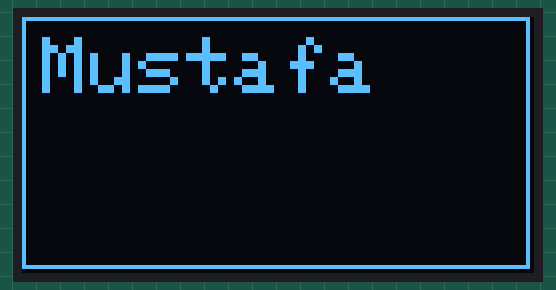
This sketch was run on a simulated Arduino Uno, built with avr-gcc and run on an emulated ATmega328P. Parts: 128×64 one-colour display.

Above: at 0.1 s.
At 2.1 s:
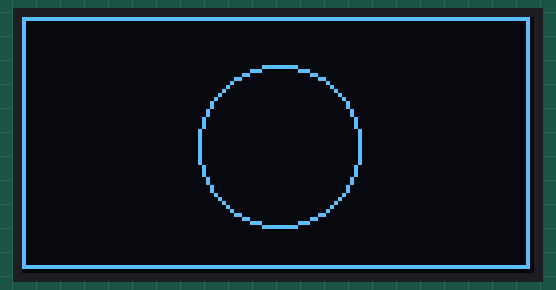
At 4.2 s:
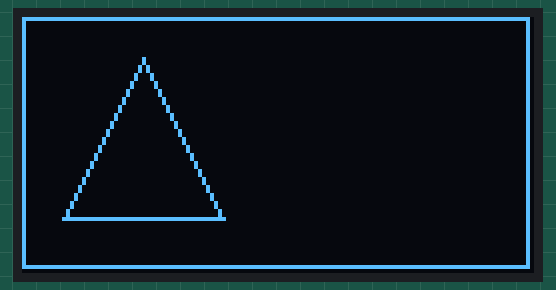
At 6.2 s:
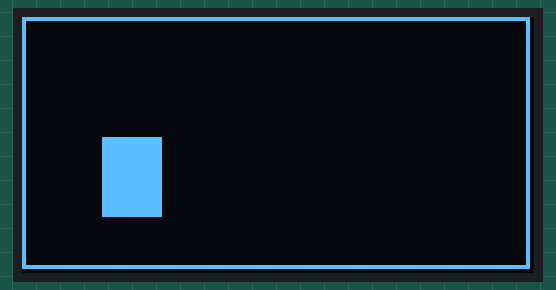

Measured:
- by itself, everything shown: repeats every 8.1 s, in 4 steps
- what the display in image 1 shows lasts 2.0 s, from 2.1 s to 4.1 s

The sketch:

oled_ekran_kodlari.ino
```cpp
#include <Adafruit_GFX.h>
#include <Adafruit_SSD1306.h>
#include <Wire.h>

#define SCREEN_WIDTH 128
#define SCREEN_HEIGHT 64

#define OLED_RESET -1

Adafruit_SSD1306 display(SCREEN_WIDTH, SCREEN_HEIGHT, &Wire, OLED_RESET);

void setup () {
  Serial.begin(9600);
     if(!display.begin(SSD1306_SWITCHCAPVCC, 0x3C)) {
      Serial.println("Screen not found");
       for(;;);
     }
}

void loop () {
  display.clearDisplay();
     display.drawRect(0,0,127,63,WHITE);
   display.setTextSize(2);
    display.setTextColor(WHITE);
     display.setCursor(5,5);
      display.println("Mustafa");
        display.display();
          delay(2000);

  display.clearDisplay();
  display.drawRect(0,0,127,63,WHITE);
    display.drawCircle(64,32,20, WHITE );
      display.display();
        delay(2000);

  display.clearDisplay();
  display.drawRect(0,0,127,63,WHITE);
    display.drawTriangle(30,10,50,50,10,50, WHITE);
      display.display();
        delay(2000);

  display.clearDisplay();
  display.drawRect(0,0,127,63,WHITE);
    display.fillRect(20,30,15,20,WHITE);
      display.display();
        delay(2000);


}
```
